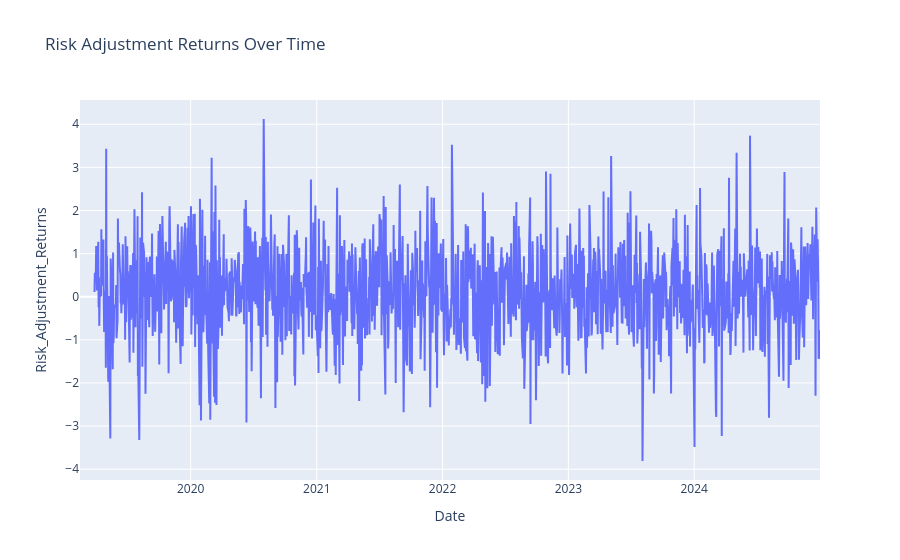

The cell this chart's notebook holds for it:
### Code cell
import plotly.graph_objects as go
fig=go.Figure()
fig.add_trace(go.Scatter(
    x=ap_data.index,
    y=ap_data['Risk_Adjustment_Returns'],
    mode='lines',
    name='Risk_Adjustment_Returns'
))
fig.update_layout(
    title='Risk Adjustment Returns Over Time ',
    xaxis_title='Date',
    yaxis_title='Risk_Adjustment_Returns'
)
fig.show()

### Figure 1 — Plotly figure (JSON) as saved in the notebook; plotly's stock layout.template omitted (floating-point values rounded to 4 significant figures; data arrays with more than 128 entries replaced by an {"elided": "..."} marker saying what was removed)
{"data": [{"mode": "lines", "name": "Risk_Adjustment_Returns", "type": "scatter", "x": {"elided": "1480 str values"}, "y": {"elided": "1480 float values"}}], "layout": {"title": {"text": "Risk Adjustment Returns Over Time "}, "xaxis": {"title": {"text": "Date"}}, "yaxis": {"title": {"text": "Risk_Adjustment_Returns"}}}}
